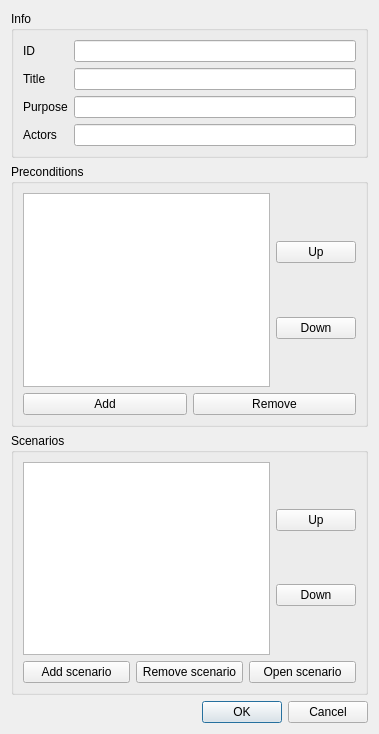
<?xml version="1.0" encoding="UTF-8"?>
<ui version="4.0">
 <class>UseCaseEditor</class>
 <widget class="QDialog" name="UseCaseEditor">
  <property name="geometry">
   <rect>
    <x>0</x>
    <y>0</y>
    <width>379</width>
    <height>734</height>
   </rect>
  </property>
  <property name="windowTitle">
   <string>Use case</string>
  </property>
  <layout class="QVBoxLayout" name="verticalLayout_6">
   <item>
    <widget class="QGroupBox" name="groupBox">
     <property name="title">
      <string>Info</string>
     </property>
     <layout class="QVBoxLayout" name="verticalLayout">
      <item>
       <layout class="QFormLayout" name="formLayout">
        <item row="0" column="0">
         <widget class="QLabel" name="label">
          <property name="text">
           <string>ID</string>
          </property>
         </widget>
        </item>
        <item row="0" column="1">
         <widget class="QLineEdit" name="idLineEdit"/>
        </item>
        <item row="1" column="0">
         <widget class="QLabel" name="label_2">
          <property name="text">
           <string>Title</string>
          </property>
         </widget>
        </item>
        <item row="1" column="1">
         <widget class="QLineEdit" name="titleLineEdit"/>
        </item>
        <item row="2" column="1">
         <widget class="QLineEdit" name="purposeLineEdit"/>
        </item>
        <item row="2" column="0">
         <widget class="QLabel" name="label_4">
          <property name="text">
           <string>Purpose</string>
          </property>
         </widget>
        </item>
        <item row="3" column="0">
         <widget class="QLabel" name="label_3">
          <property name="text">
           <string>Actors</string>
          </property>
         </widget>
        </item>
        <item row="3" column="1">
         <widget class="QLineEdit" name="actorsLineEdit"/>
        </item>
       </layout>
      </item>
     </layout>
    </widget>
   </item>
   <item>
    <widget class="QGroupBox" name="groupBox_2">
     <property name="title">
      <string>Preconditions</string>
     </property>
     <layout class="QVBoxLayout" name="verticalLayout_3">
      <item>
       <layout class="QHBoxLayout" name="horizontalLayout_3">
        <item>
         <widget class="QListWidget" name="precListWidget"/>
        </item>
        <item>
         <layout class="QVBoxLayout" name="verticalLayout_4">
          <item>
           <widget class="QPushButton" name="precUpButton">
            <property name="text">
             <string>Up</string>
            </property>
           </widget>
          </item>
          <item>
           <widget class="QPushButton" name="precDownButton">
            <property name="text">
             <string>Down</string>
            </property>
           </widget>
          </item>
         </layout>
        </item>
       </layout>
      </item>
      <item>
       <layout class="QHBoxLayout" name="horizontalLayout">
        <item>
         <widget class="QPushButton" name="addPrecButton">
          <property name="text">
           <string>Add</string>
          </property>
         </widget>
        </item>
        <item>
         <widget class="QPushButton" name="removePrecButton">
          <property name="text">
           <string>Remove</string>
          </property>
         </widget>
        </item>
       </layout>
      </item>
     </layout>
    </widget>
   </item>
   <item>
    <widget class="QGroupBox" name="groupBox_3">
     <property name="title">
      <string>Scenarios</string>
     </property>
     <layout class="QVBoxLayout" name="verticalLayout_2">
      <item>
       <layout class="QHBoxLayout" name="horizontalLayout_4">
        <item>
         <widget class="QListWidget" name="scenarioListWidget"/>
        </item>
        <item>
         <layout class="QVBoxLayout" name="verticalLayout_5">
          <item>
           <widget class="QPushButton" name="scenarioUpButton">
            <property name="text">
             <string>Up</string>
            </property>
           </widget>
          </item>
          <item>
           <widget class="QPushButton" name="scenarioDownButton">
            <property name="text">
             <string>Down</string>
            </property>
           </widget>
          </item>
         </layout>
        </item>
       </layout>
      </item>
      <item>
       <layout class="QHBoxLayout" name="horizontalLayout_2">
        <item>
         <widget class="QPushButton" name="addScenarioButton">
          <property name="text">
           <string>Add scenario</string>
          </property>
         </widget>
        </item>
        <item>
         <widget class="QPushButton" name="removeScenarioButton">
          <property name="text">
           <string>Remove scenario</string>
          </property>
         </widget>
        </item>
        <item>
         <widget class="QPushButton" name="openScenarioButton">
          <property name="text">
           <string>Open scenario</string>
          </property>
         </widget>
        </item>
       </layout>
      </item>
     </layout>
    </widget>
   </item>
   <item>
    <widget class="QDialogButtonBox" name="buttonBox">
     <property name="orientation">
      <enum>Qt::Horizontal</enum>
     </property>
     <property name="standardButtons">
      <set>QDialogButtonBox::Cancel|QDialogButtonBox::Ok</set>
     </property>
    </widget>
   </item>
  </layout>
 </widget>
 <resources/>
 <connections>
  <connection>
   <sender>buttonBox</sender>
   <signal>accepted()</signal>
   <receiver>UseCaseEditor</receiver>
   <slot>accept()</slot>
   <hints>
    <hint type="sourcelabel">
     <x>248</x>
     <y>254</y>
    </hint>
    <hint type="destinationlabel">
     <x>157</x>
     <y>274</y>
    </hint>
   </hints>
  </connection>
  <connection>
   <sender>buttonBox</sender>
   <signal>rejected()</signal>
   <receiver>UseCaseEditor</receiver>
   <slot>reject()</slot>
   <hints>
    <hint type="sourcelabel">
     <x>316</x>
     <y>260</y>
    </hint>
    <hint type="destinationlabel">
     <x>286</x>
     <y>274</y>
    </hint>
   </hints>
  </connection>
 </connections>
</ui>
